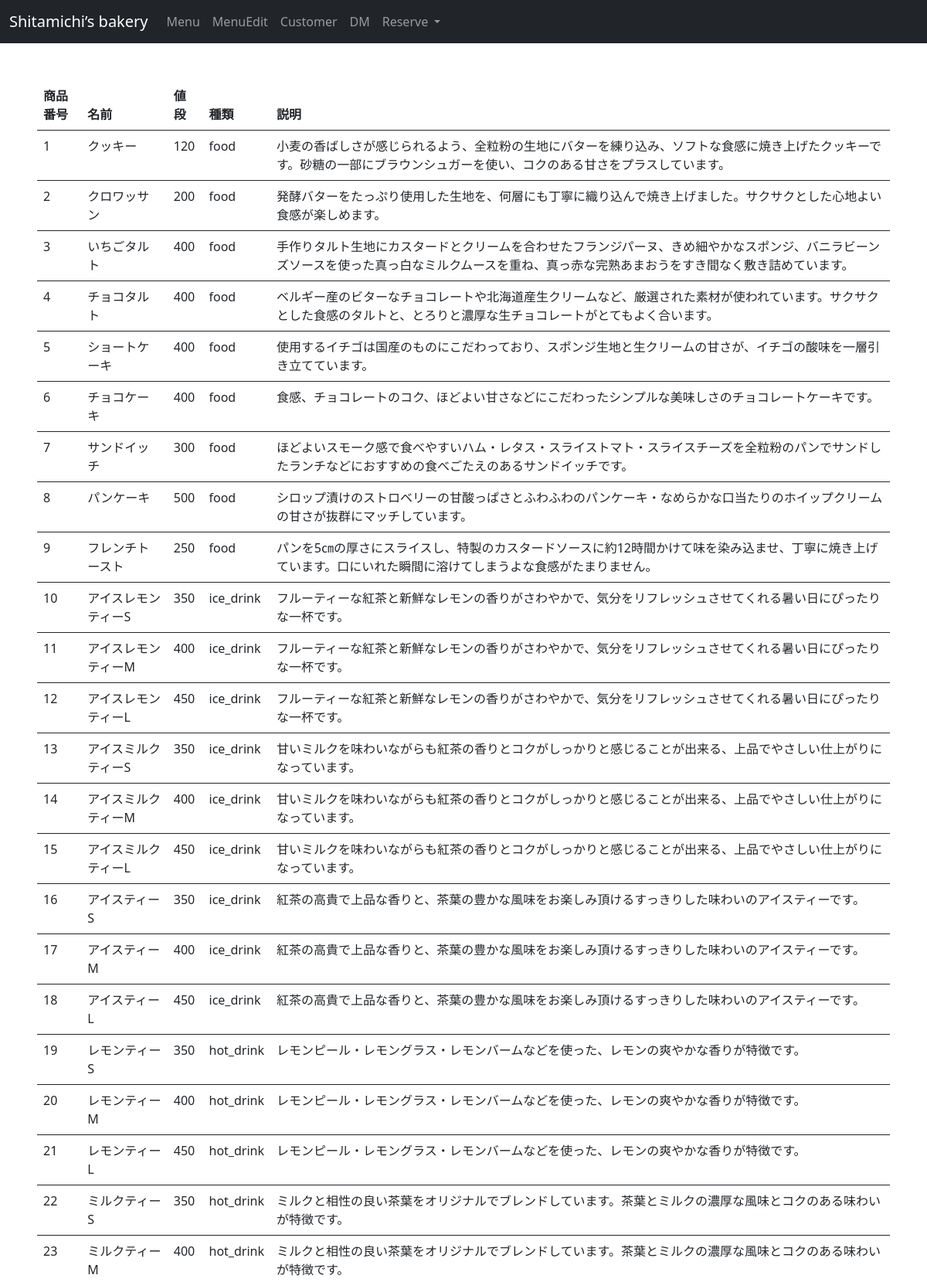
/menu_mana.php (upper part), run on the app's committed database.
### tables this page shows
create table product (
    product_id int auto_increment primary key,  
    product_name varchar(100) not null,         
    product_price int not null,                 
    product_genre varchar(50) not null,         
    image_path varchar(200),           
    product_description varchar(500) not null,  
    is_featured bit not null                    
);

### menu_mana.php (the view, shortened to what this page needs)
<?php require 'header_mana.php'; ?>
<div class="m-5">
    <?php
    echo '<table class="table">';
    echo '<thead>';
    echo '<tr>';
	echo '<th scope="col">商品番号</th><th scope="col">名前</th><th scope="col">値段</th><th scope="col">種類</th><th scope="col">説明</th>';
    echo '</tr>';
    echo '</thead>';
    foreach ($pdo->query('select * from product') as $row) {
        echo '<tbody>';
    	echo '<tr>';
    	echo '<td>', $row['product_id'], '</td>';
    	echo '<td>', $row['product_name'], '</td>';
        echo '<td>', $row['product_price'], '</td>';
        echo '<td>', $row['product_genre'], '</td>';
        echo '<td>', $row['product_description'], '</td>';
    	echo '</tr>';
    }
    echo '</tbody>';
    echo '</table>';
    ?>
</div>
</body>
</html>

### data on the page
product: product_id "1", product_name "クッキー", product_price "120", product_genre "food", product_description "小麦の香ばしさが感じられるよう、全粒粉の生地にバターを練り込み、ソフトな食感に焼き上げたクッキーです。砂糖の一部にブラウンシュガーを使い、コクのある甘さをプラスしています。"
product: product_id "2", product_name "クロワッサン", product_price "200", product_genre "food", product_description "発酵バターをたっぷり使用した生地を、何層にも丁寧に織り込んで焼き上げました。サクサクとした心地よい食感が楽しめます。"
product: product_id "3", product_name "いちごタルト", product_price "400", product_genre "food", product_description "手作りタルト生地にカスタードとクリームを合わせたフランジパーヌ、きめ細やかなスポンジ、バニラビーンズソースを使った真っ白なミルクムースを重ね、真っ赤な完熟あまおうをすき間なく敷き詰めています。"
product: product_id "4", product_name "チョコタルト", product_price "400", product_genre "food", product_description "ベルギー産のビターなチョコレートや北海道産生クリームなど、厳選された素材が使われています。サクサクとした食感のタルトと、とろりと濃厚な生チョコレートがとてもよく合います。"
product: product_id "5", product_name "ショートケーキ", product_price "400", product_genre "food", product_description "使用するイチゴは国産のものにこだわっており、スポンジ生地と生クリームの甘さが、イチゴの酸味を一層引き立てています。"
product: product_id "6", product_name "チョコケーキ", product_price "400", product_genre "food", product_description "食感、チョコレートのコク、ほどよい甘さなどにこだわったシンプルな美味しさのチョコレートケーキです。"
product: product_id "7", product_name "サンドイッチ", product_price "300", product_genre "food", product_description "ほどよいスモーク感で食べやすいハム・レタス・スライストマト・スライスチーズを全粒粉のパンでサンドしたランチなどにおすすめの食べごたえのあるサンドイッチです。"
product: product_id "8", product_name "パンケーキ", product_price "500", product_genre "food", product_description "シロップ漬けのストロベリーの甘酸っぱさとふわふわのパンケーキ・なめらかな口当たりのホイップクリームの甘さが抜群にマッチしています。"
product: product_id "9", product_name "フレンチトースト", product_price "250", product_genre "food", product_description "パンを5㎝の厚さにスライスし、特製のカスタードソースに約12時間かけて味を染み込ませ、丁寧に焼き上げています。口にいれた瞬間に溶けてしまうよな食感がたまりません。"
product: product_id "10", product_name "アイスレモンティーS", product_price "350", product_genre "ice_drink", product_description "フルーティーな紅茶と新鮮なレモンの香りがさわやかで、気分をリフレッシュさせてくれる暑い日にぴったりな一杯です。"
product: product_id "11", product_name "アイスレモンティーM", product_price "400", product_genre "ice_drink", product_description "フルーティーな紅茶と新鮮なレモンの香りがさわやかで、気分をリフレッシュさせてくれる暑い日にぴったりな一杯です。"
product: product_id "12", product_name "アイスレモンティーL", product_price "450", product_genre "ice_drink", product_description "フルーティーな紅茶と新鮮なレモンの香りがさわやかで、気分をリフレッシュさせてくれる暑い日にぴったりな一杯です。"
product: product_id "13", product_name "アイスミルクティーS", product_price "350", product_genre "ice_drink", product_description "甘いミルクを味わいながらも紅茶の香りとコクがしっかりと感じることが出来る、上品でやさしい仕上がりになっています。"
product: product_id "14", product_name "アイスミルクティーM", product_price "400", product_genre "ice_drink", product_description "甘いミルクを味わいながらも紅茶の香りとコクがしっかりと感じることが出来る、上品でやさしい仕上がりになっています。"
product: product_id "15", product_name "アイスミルクティーL", product_price "450", product_genre "ice_drink", product_description "甘いミルクを味わいながらも紅茶の香りとコクがしっかりと感じることが出来る、上品でやさしい仕上がりになっています。"
product: product_id "16", product_name "アイスティーS", product_price "350", product_genre "ice_drink", product_description "紅茶の高貴で上品な香りと、茶葉の豊かな風味をお楽しみ頂けるすっきりした味わいのアイスティーです。"
product: product_id "17", product_name "アイスティーM", product_price "400", product_genre "ice_drink", product_description "紅茶の高貴で上品な香りと、茶葉の豊かな風味をお楽しみ頂けるすっきりした味わいのアイスティーです。"
product: product_id "18", product_name "アイスティーL", product_price "450", product_genre "ice_drink", product_description "紅茶の高貴で上品な香りと、茶葉の豊かな風味をお楽しみ頂けるすっきりした味わいのアイスティーです。"
product: product_id "19", product_name "レモンティーS", product_price "350", product_genre "hot_drink", product_description "レモンピール・レモングラス・レモンバームなどを使った、レモンの爽やかな香りが特徴です。"
product: product_id "20", product_name "レモンティーM", product_price "400", product_genre "hot_drink", product_description "レモンピール・レモングラス・レモンバームなどを使った、レモンの爽やかな香りが特徴です。"
product: product_id "21", product_name "レモンティーL", product_price "450", product_genre "hot_drink", product_description "レモンピール・レモングラス・レモンバームなどを使った、レモンの爽やかな香りが特徴です。"
product: product_id "22", product_name "ミルクティーS", product_price "350", product_genre "hot_drink", product_description "ミルクと相性の良い茶葉をオリジナルでブレンドしています。茶葉とミルクの濃厚な風味とコクのある味わいが特徴です。"
product: product_id "23", product_name "ミルクティーM", product_price "400", product_genre "hot_drink", product_description "ミルクと相性の良い茶葉をオリジナルでブレンドしています。茶葉とミルクの濃厚な風味とコクのある味わいが特徴です。"
